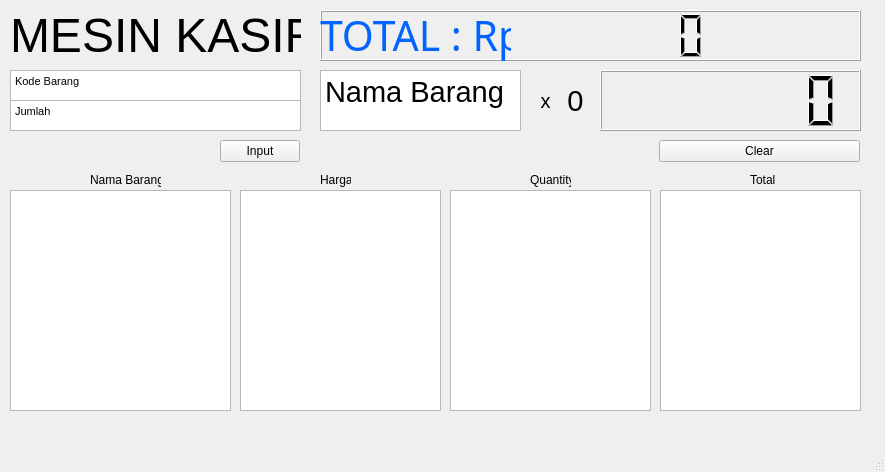
<?xml version="1.0" encoding="UTF-8"?>
<ui version="4.0">
 <class>MainWindow</class>
 <widget class="QMainWindow" name="MainWindow">
  <property name="geometry">
   <rect>
    <x>0</x>
    <y>0</y>
    <width>885</width>
    <height>472</height>
   </rect>
  </property>
  <property name="windowTitle">
   <string>MainWindow</string>
  </property>
  <widget class="QWidget" name="centralwidget">
   <widget class="QTextBrowser" name="textNamaBarang">
    <property name="geometry">
     <rect>
      <x>320</x>
      <y>70</y>
      <width>201</width>
      <height>61</height>
     </rect>
    </property>
    <property name="font">
     <font>
      <pointsize>22</pointsize>
     </font>
    </property>
    <property name="html">
     <string>&lt;!DOCTYPE HTML PUBLIC &quot;-//W3C//DTD HTML 4.0//EN&quot; &quot;http://www.w3.org/TR/REC-html40/strict.dtd&quot;&gt;
&lt;html&gt;&lt;head&gt;&lt;meta name=&quot;qrichtext&quot; content=&quot;1&quot; /&gt;&lt;style type=&quot;text/css&quot;&gt;
p, li { white-space: pre-wrap; }
&lt;/style&gt;&lt;/head&gt;&lt;body style=&quot; font-family:'MS Shell Dlg 2'; font-size:22pt; font-weight:400; font-style:normal;&quot;&gt;
&lt;p style=&quot; margin-top:0px; margin-bottom:0px; margin-left:0px; margin-right:0px; -qt-block-indent:0; text-indent:0px;&quot;&gt;&lt;span style=&quot; font-family:'MS Shell Dlg 2';&quot;&gt;Nama Barang&lt;/span&gt;&lt;/p&gt;&lt;/body&gt;&lt;/html&gt;</string>
    </property>
   </widget>
   <widget class="QTextBrowser" name="textListNamaBarang">
    <property name="geometry">
     <rect>
      <x>10</x>
      <y>190</y>
      <width>221</width>
      <height>221</height>
     </rect>
    </property>
   </widget>
   <widget class="QLabel" name="label">
    <property name="geometry">
     <rect>
      <x>10</x>
      <y>10</y>
      <width>291</width>
      <height>51</height>
     </rect>
    </property>
    <property name="font">
     <font>
      <pointsize>36</pointsize>
      <weight>50</weight>
      <bold>false</bold>
     </font>
    </property>
    <property name="text">
     <string>MESIN KASIR</string>
    </property>
   </widget>
   <widget class="QLCDNumber" name="lcdTotal">
    <property name="geometry">
     <rect>
      <x>320</x>
      <y>10</y>
      <width>541</width>
      <height>51</height>
     </rect>
    </property>
    <property name="digitCount">
     <number>9</number>
    </property>
   </widget>
   <widget class="QTextEdit" name="editKodeBarang">
    <property name="geometry">
     <rect>
      <x>10</x>
      <y>70</y>
      <width>291</width>
      <height>31</height>
     </rect>
    </property>
    <property name="html">
     <string>&lt;!DOCTYPE HTML PUBLIC &quot;-//W3C//DTD HTML 4.0//EN&quot; &quot;http://www.w3.org/TR/REC-html40/strict.dtd&quot;&gt;
&lt;html&gt;&lt;head&gt;&lt;meta name=&quot;qrichtext&quot; content=&quot;1&quot; /&gt;&lt;style type=&quot;text/css&quot;&gt;
p, li { white-space: pre-wrap; }
&lt;/style&gt;&lt;/head&gt;&lt;body style=&quot; font-family:'MS Shell Dlg 2'; font-size:8.25pt; font-weight:400; font-style:normal;&quot;&gt;
&lt;p style=&quot; margin-top:0px; margin-bottom:0px; margin-left:0px; margin-right:0px; -qt-block-indent:0; text-indent:0px;&quot;&gt;&lt;span style=&quot; font-family:'MS Shell Dlg 2';&quot;&gt;Kode Barang&lt;/span&gt;&lt;/p&gt;&lt;/body&gt;&lt;/html&gt;</string>
    </property>
   </widget>
   <widget class="QTextEdit" name="editJumlahBarang">
    <property name="geometry">
     <rect>
      <x>10</x>
      <y>100</y>
      <width>291</width>
      <height>31</height>
     </rect>
    </property>
    <property name="html">
     <string>&lt;!DOCTYPE HTML PUBLIC &quot;-//W3C//DTD HTML 4.0//EN&quot; &quot;http://www.w3.org/TR/REC-html40/strict.dtd&quot;&gt;
&lt;html&gt;&lt;head&gt;&lt;meta name=&quot;qrichtext&quot; content=&quot;1&quot; /&gt;&lt;style type=&quot;text/css&quot;&gt;
p, li { white-space: pre-wrap; }
&lt;/style&gt;&lt;/head&gt;&lt;body style=&quot; font-family:'MS Shell Dlg 2'; font-size:8.25pt; font-weight:400; font-style:normal;&quot;&gt;
&lt;p style=&quot; margin-top:0px; margin-bottom:0px; margin-left:0px; margin-right:0px; -qt-block-indent:0; text-indent:0px;&quot;&gt;&lt;span style=&quot; font-family:'MS Shell Dlg 2';&quot;&gt;Jumlah&lt;/span&gt;&lt;/p&gt;&lt;/body&gt;&lt;/html&gt;</string>
    </property>
   </widget>
   <widget class="QPushButton" name="buttonInput">
    <property name="geometry">
     <rect>
      <x>220</x>
      <y>140</y>
      <width>80</width>
      <height>22</height>
     </rect>
    </property>
    <property name="text">
     <string>Input</string>
    </property>
   </widget>
   <widget class="QTextBrowser" name="textListHargaBarang">
    <property name="geometry">
     <rect>
      <x>240</x>
      <y>190</y>
      <width>201</width>
      <height>221</height>
     </rect>
    </property>
   </widget>
   <widget class="QTextBrowser" name="textListJumlahBarang">
    <property name="geometry">
     <rect>
      <x>450</x>
      <y>190</y>
      <width>201</width>
      <height>221</height>
     </rect>
    </property>
   </widget>
   <widget class="QTextBrowser" name="textListTotalBarang">
    <property name="geometry">
     <rect>
      <x>660</x>
      <y>190</y>
      <width>201</width>
      <height>221</height>
     </rect>
    </property>
   </widget>
   <widget class="QLCDNumber" name="lcdBarang">
    <property name="geometry">
     <rect>
      <x>600</x>
      <y>70</y>
      <width>261</width>
      <height>61</height>
     </rect>
    </property>
    <property name="digitCount">
     <number>7</number>
    </property>
   </widget>
   <widget class="QPushButton" name="buttonClear">
    <property name="geometry">
     <rect>
      <x>659</x>
      <y>140</y>
      <width>201</width>
      <height>22</height>
     </rect>
    </property>
    <property name="text">
     <string>Clear</string>
    </property>
   </widget>
   <widget class="QLabel" name="labelJumlah">
    <property name="geometry">
     <rect>
      <x>560</x>
      <y>70</y>
      <width>31</width>
      <height>61</height>
     </rect>
    </property>
    <property name="font">
     <font>
      <pointsize>22</pointsize>
     </font>
    </property>
    <property name="text">
     <string>0</string>
    </property>
    <property name="alignment">
     <set>Qt::AlignCenter</set>
    </property>
   </widget>
   <widget class="QLabel" name="label_3">
    <property name="geometry">
     <rect>
      <x>530</x>
      <y>80</y>
      <width>31</width>
      <height>41</height>
     </rect>
    </property>
    <property name="font">
     <font>
      <pointsize>15</pointsize>
     </font>
    </property>
    <property name="text">
     <string>x</string>
    </property>
    <property name="alignment">
     <set>Qt::AlignCenter</set>
    </property>
   </widget>
   <widget class="QLabel" name="label_2">
    <property name="geometry">
     <rect>
      <x>90</x>
      <y>170</y>
      <width>71</width>
      <height>20</height>
     </rect>
    </property>
    <property name="text">
     <string>Nama Barang</string>
    </property>
   </widget>
   <widget class="QLabel" name="label_4">
    <property name="geometry">
     <rect>
      <x>320</x>
      <y>170</y>
      <width>31</width>
      <height>20</height>
     </rect>
    </property>
    <property name="text">
     <string>Harga</string>
    </property>
   </widget>
   <widget class="QLabel" name="label_5">
    <property name="geometry">
     <rect>
      <x>530</x>
      <y>170</y>
      <width>41</width>
      <height>20</height>
     </rect>
    </property>
    <property name="text">
     <string>Quantity</string>
    </property>
   </widget>
   <widget class="QLabel" name="label_6">
    <property name="geometry">
     <rect>
      <x>750</x>
      <y>170</y>
      <width>31</width>
      <height>20</height>
     </rect>
    </property>
    <property name="text">
     <string>Total</string>
    </property>
   </widget>
   <widget class="QLabel" name="label_7">
    <property name="geometry">
     <rect>
      <x>320</x>
      <y>10</y>
      <width>191</width>
      <height>51</height>
     </rect>
    </property>
    <property name="font">
     <font>
      <family>LCD</family>
      <pointsize>31</pointsize>
     </font>
    </property>
    <property name="styleSheet">
     <string notr="true">color: rgb(2, 99, 255);</string>
    </property>
    <property name="text">
     <string>TOTAL : Rp</string>
    </property>
   </widget>
  </widget>
  <widget class="QMenuBar" name="menubar">
   <property name="geometry">
    <rect>
     <x>0</x>
     <y>0</y>
     <width>885</width>
     <height>21</height>
    </rect>
   </property>
  </widget>
  <widget class="QStatusBar" name="statusbar"/>
 </widget>
 <tabstops>
  <tabstop>editKodeBarang</tabstop>
  <tabstop>editJumlahBarang</tabstop>
  <tabstop>buttonInput</tabstop>
  <tabstop>textListNamaBarang</tabstop>
  <tabstop>textListJumlahBarang</tabstop>
  <tabstop>textNamaBarang</tabstop>
  <tabstop>buttonClear</tabstop>
  <tabstop>textListHargaBarang</tabstop>
  <tabstop>textListTotalBarang</tabstop>
 </tabstops>
 <resources/>
 <connections/>
</ui>
